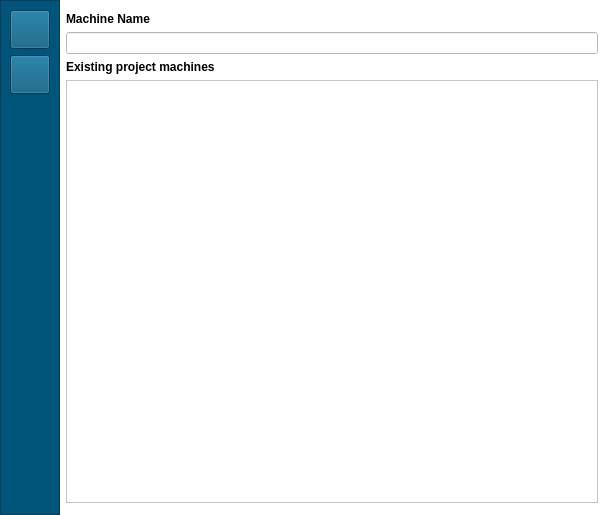
<?xml version="1.0" encoding="UTF-8"?>
<ui version="4.0">
 <class>FormNewMachine</class>
 <widget class="QWidget" name="FormNewMachine">
  <property name="geometry">
   <rect>
    <x>0</x>
    <y>0</y>
    <width>610</width>
    <height>515</height>
   </rect>
  </property>
  <property name="windowTitle">
   <string>Form</string>
  </property>
  <property name="styleSheet">
   <string notr="true">background:white;
color:black</string>
  </property>
  <layout class="QHBoxLayout" name="horizontalLayout">
   <property name="leftMargin">
    <number>0</number>
   </property>
   <property name="topMargin">
    <number>0</number>
   </property>
   <property name="rightMargin">
    <number>0</number>
   </property>
   <property name="bottomMargin">
    <number>0</number>
   </property>
   <item>
    <widget class="QFrame" name="frame_2">
     <property name="minimumSize">
      <size>
       <width>0</width>
       <height>0</height>
      </size>
     </property>
     <property name="styleSheet">
      <string notr="true">background:#01547a</string>
     </property>
     <property name="frameShape">
      <enum>QFrame::StyledPanel</enum>
     </property>
     <property name="frameShadow">
      <enum>QFrame::Raised</enum>
     </property>
     <layout class="QVBoxLayout" name="verticalLayout_2">
      <item>
       <widget class="QToolButton" name="button_ok_2">
        <property name="sizePolicy">
         <sizepolicy hsizetype="Preferred" vsizetype="Preferred">
          <horstretch>0</horstretch>
          <verstretch>0</verstretch>
         </sizepolicy>
        </property>
        <property name="autoFillBackground">
         <bool>false</bool>
        </property>
        <property name="styleSheet">
         <string notr="true"/>
        </property>
        <property name="text">
         <string/>
        </property>
        <property name="icon">
         <iconset resource="resources.qrc">
          <normaloff>:/Files/images/ok.png</normaloff>:/Files/images/ok.png</iconset>
        </property>
        <property name="iconSize">
         <size>
          <width>32</width>
          <height>32</height>
         </size>
        </property>
        <property name="shortcut">
         <string/>
        </property>
       </widget>
      </item>
      <item>
       <widget class="QToolButton" name="button_delete_2">
        <property name="sizePolicy">
         <sizepolicy hsizetype="Preferred" vsizetype="Preferred">
          <horstretch>0</horstretch>
          <verstretch>0</verstretch>
         </sizepolicy>
        </property>
        <property name="autoFillBackground">
         <bool>false</bool>
        </property>
        <property name="styleSheet">
         <string notr="true"/>
        </property>
        <property name="text">
         <string/>
        </property>
        <property name="icon">
         <iconset resource="resources.qrc">
          <normaloff>:/Files/images/toolbars/main/bin.png</normaloff>:/Files/images/toolbars/main/bin.png</iconset>
        </property>
        <property name="iconSize">
         <size>
          <width>32</width>
          <height>32</height>
         </size>
        </property>
       </widget>
      </item>
      <item>
       <widget class="QFrame" name="frame_6">
        <property name="sizePolicy">
         <sizepolicy hsizetype="Minimum" vsizetype="Expanding">
          <horstretch>0</horstretch>
          <verstretch>0</verstretch>
         </sizepolicy>
        </property>
        <property name="frameShape">
         <enum>QFrame::NoFrame</enum>
        </property>
        <property name="frameShadow">
         <enum>QFrame::Raised</enum>
        </property>
       </widget>
      </item>
     </layout>
    </widget>
   </item>
   <item>
    <layout class="QVBoxLayout" name="verticalLayout">
     <property name="leftMargin">
      <number>0</number>
     </property>
     <property name="topMargin">
      <number>12</number>
     </property>
     <property name="rightMargin">
      <number>12</number>
     </property>
     <property name="bottomMargin">
      <number>12</number>
     </property>
     <item>
      <widget class="QLabel" name="label">
       <property name="sizePolicy">
        <sizepolicy hsizetype="Maximum" vsizetype="Maximum">
         <horstretch>0</horstretch>
         <verstretch>0</verstretch>
        </sizepolicy>
       </property>
       <property name="font">
        <font>
         <bold>true</bold>
        </font>
       </property>
       <property name="text">
        <string>Machine Name</string>
       </property>
      </widget>
     </item>
     <item>
      <widget class="QLineEdit" name="text_machine_name">
       <property name="sizePolicy">
        <sizepolicy hsizetype="Expanding" vsizetype="Maximum">
         <horstretch>0</horstretch>
         <verstretch>0</verstretch>
        </sizepolicy>
       </property>
      </widget>
     </item>
     <item>
      <widget class="QFrame" name="frame">
       <property name="sizePolicy">
        <sizepolicy hsizetype="Expanding" vsizetype="MinimumExpanding">
         <horstretch>0</horstretch>
         <verstretch>0</verstretch>
        </sizepolicy>
       </property>
       <property name="frameShape">
        <enum>QFrame::NoFrame</enum>
       </property>
       <property name="frameShadow">
        <enum>QFrame::Raised</enum>
       </property>
       <property name="lineWidth">
        <number>0</number>
       </property>
       <layout class="QVBoxLayout" name="verticalLayout_3">
        <property name="leftMargin">
         <number>0</number>
        </property>
        <property name="topMargin">
         <number>0</number>
        </property>
        <property name="rightMargin">
         <number>0</number>
        </property>
        <property name="bottomMargin">
         <number>0</number>
        </property>
        <item>
         <widget class="QLabel" name="label_2">
          <property name="font">
           <font>
            <bold>true</bold>
           </font>
          </property>
          <property name="styleSheet">
           <string notr="true"/>
          </property>
          <property name="text">
           <string>Existing project machines</string>
          </property>
         </widget>
        </item>
        <item>
         <widget class="QFrame" name="frame_4">
          <property name="minimumSize">
           <size>
            <width>50</width>
            <height>50</height>
           </size>
          </property>
          <property name="frameShape">
           <enum>QFrame::NoFrame</enum>
          </property>
          <property name="frameShadow">
           <enum>QFrame::Raised</enum>
          </property>
          <layout class="QHBoxLayout" name="horizontalLayout_2">
           <property name="leftMargin">
            <number>0</number>
           </property>
           <property name="topMargin">
            <number>0</number>
           </property>
           <property name="rightMargin">
            <number>0</number>
           </property>
           <property name="bottomMargin">
            <number>0</number>
           </property>
           <item>
            <widget class="QListView" name="list_machines"/>
           </item>
          </layout>
         </widget>
        </item>
       </layout>
      </widget>
     </item>
    </layout>
   </item>
  </layout>
 </widget>
 <resources>
  <include location="resources.qrc"/>
 </resources>
 <connections/>
</ui>
